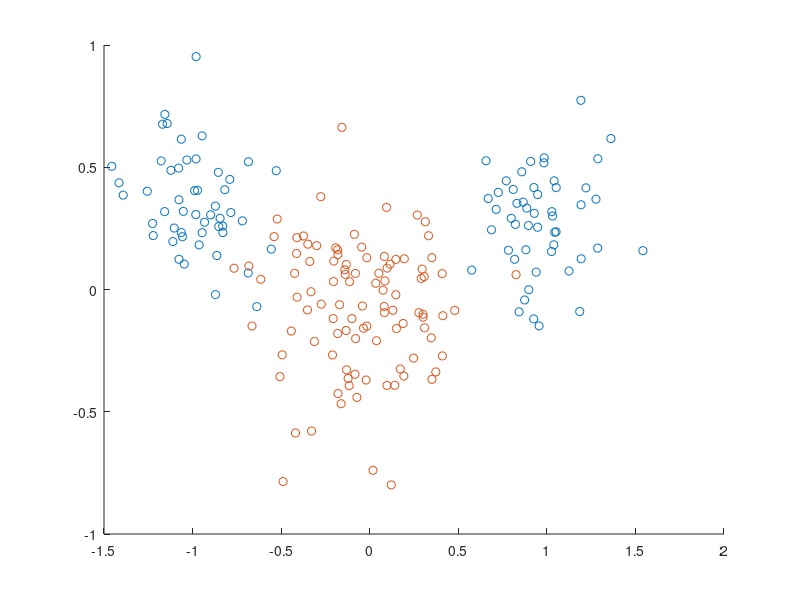

Write the MATLAB code that produced this figure.
% Assignment 1
clc
close all

% Global variables
hidden_nodes = 2;
epochs = 40;
learning_rate = 0.001;

% Generate dataset
ndata = 100;
mA = [ 1.0, 0.3]; sigmaA = 0.2;
mB = [ 0.0, -0.1]; sigmaB = 0.3;
classA(1,:) = [ randn(1,round(0.5*ndata)) .* sigmaA - mA(1), ...
randn(1,round(0.5*ndata)) .* sigmaA + mA(1)];
classA(2,:) = randn(1,ndata) .* sigmaA + mA(2);
classB(1,:) = randn(1,ndata) .* sigmaB + mB(1);
classB(2,:) = randn(1,ndata) .* sigmaB + mB(2);

% Plot dataset
figure()
scatter(classA(1,:), classA(2,:), [], "red") 
hold on
scatter(classB(1,:), classB(2,:), [], "blue") 
